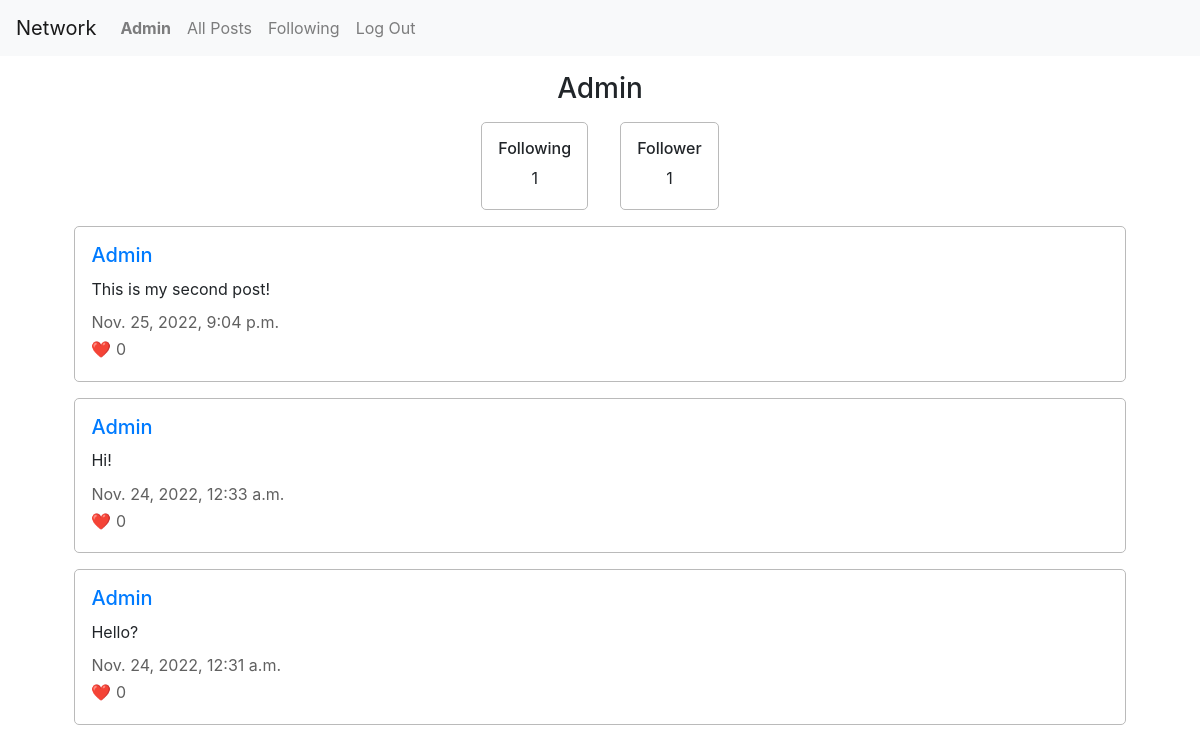
The page /user/Admin (signed in) on the database its author committed.
### network/models.py (models this page shows, shortened)
class User(AbstractUser):
    pass

class Post(models.Model):
    user = models.ForeignKey("User", on_delete=models.CASCADE, related_name ="posts")
    content = models.TextField(max_length=255)
    timestamp = models.DateTimeField(auto_now_add=True)
    likes = models.ManyToManyField("User", blank=True, related_name="liked")

### network/views.py (the view, shortened to what this page needs)
# urls.py: path("user/<str:username>", views.user, name="user"),
def user(request, username):
    watcher = User.objects.get(username=request.user)
    user = User.objects.get(username=username)
    posts = Post.objects.all()
    userposts = posts.filter(user=user.id).order_by('timestamp').reverse()
    followingCount = user.following.all().count()
    followedCount = user.followed.all().count()
    followLink = Follow.objects.filter(following = watcher, followed = user)
    ownPage = False
    isFollowing = False
    if user == watcher:
        ownPage = True
    elif followLink.exists():
        isFollowing = True
    return render(request, "network/user.html", {
        "username": user.username,
        "posts": userposts,
        "ownpage": ownPage,
        "isfollowing": isFollowing,
        "following": followingCount,
        "follower": followedCount
    })

### network/templates/network/user.html (shortened to what this page needs)
{% extends "network/layout.html" %}
{% load static %}
{% block body %}
    <h3>{{ username }}</h3>
    <div class="user-info">
        <div class="section">
            <h6>Following</h6>
            <p>{{ following }}</p>
        </div>
        <div class="section">
            <h6>Follower</h6>
            <p>{{ follower }}</p>
        </div>
    </div>
    {% for post in posts %}
        <div class="section">
            <h5><a href="{% url 'user' username %}">{{ username }}</a></h5>
            <p class="post-content">{{ post.content }}</p>
            <p class="grey">{{ post.timestamp }}</p>
            <p class="grey">&#10084;&#65039; {{ post.likes.all.count }}</p>
        </div>
    {% endfor %}
{% endblock %}

### network/templates/network/layout.html (shortened to what this page needs)
{% load static %}
<!DOCTYPE html>
<html lang="en">
    <head>
        <link rel="stylesheet" href="https://stackpath.bootstrapcdn.com/bootstrap/4.4.1/css/bootstrap.min.css">
        <link href="{% static 'network/styles.css' %}" rel="stylesheet">
    </head>
    <body>
        <nav class="navbar navbar-expand-lg navbar-light bg-light">
            <a class="navbar-brand" href="#">Network</a>
            <div class="collapse navbar-collapse" id="navbarNav">
                <ul class="navbar-nav mr-auto">
                {% if user.is_authenticated %}
                    <li class="nav-item">
                        <a class="nav-link" href="{% url 'user' user.username %}"><strong>{{ user.username }}</strong></a>
                    </li>
                {% endif %}
                <li class="nav-item">
                    <a class="nav-link" href="{% url 'index' %}">All Posts</a>
                </li>
                {% if user.is_authenticated %}
                    <li class="nav-item">
                        <a class="nav-link" href="{% url 'following' %}">Following</a>
                    </li>
                    <li class="nav-item">
                        <a class="nav-link" href="{% url 'logout' %}">Log Out</a>
                    </li>
                {% endif %}
                </ul>
            </div>
        </nav>
        <div class="body">
            {% block body %}
            {% endblock %}
        </div>
    </body>
</html>

### network/static/network/styles.css (style rules this page uses)
.body { display: flex; flex-direction: column; justify-content: center; align-items: center; gap: 1rem; margin: 1rem; }
.section { width: 90%; border: 0.2px rgb(186, 186, 186) solid; border-radius: 5px; padding: 1rem; }
h3 { margin-bottom: 0rem; }
h5 { margin-bottom: 0.6rem; }
p { margin-bottom: 0.2rem; }
.post-content { margin-bottom: 0.6rem; }
.grey { color: rgb(96, 96, 96); }
.user-info { display: flex; flex-direction: row; justify-content: center; align-items: center; text-align: center; gap: 2rem; }

### rows shown on the page
User: username "Admin"
Post: content "This is my second post!", timestamp "Nov. 25, 2022, 9:04 p.m.", likes.all.count "0"
Post: content "Hi!", timestamp "Nov. 24, 2022, 12:33 a.m.", likes.all.count "0"
Post: content "Hello?", timestamp "Nov. 24, 2022, 12:31 a.m.", likes.all.count "0"

### other values the page prints
{{ following }} "1"
{{ follower }} "1"
